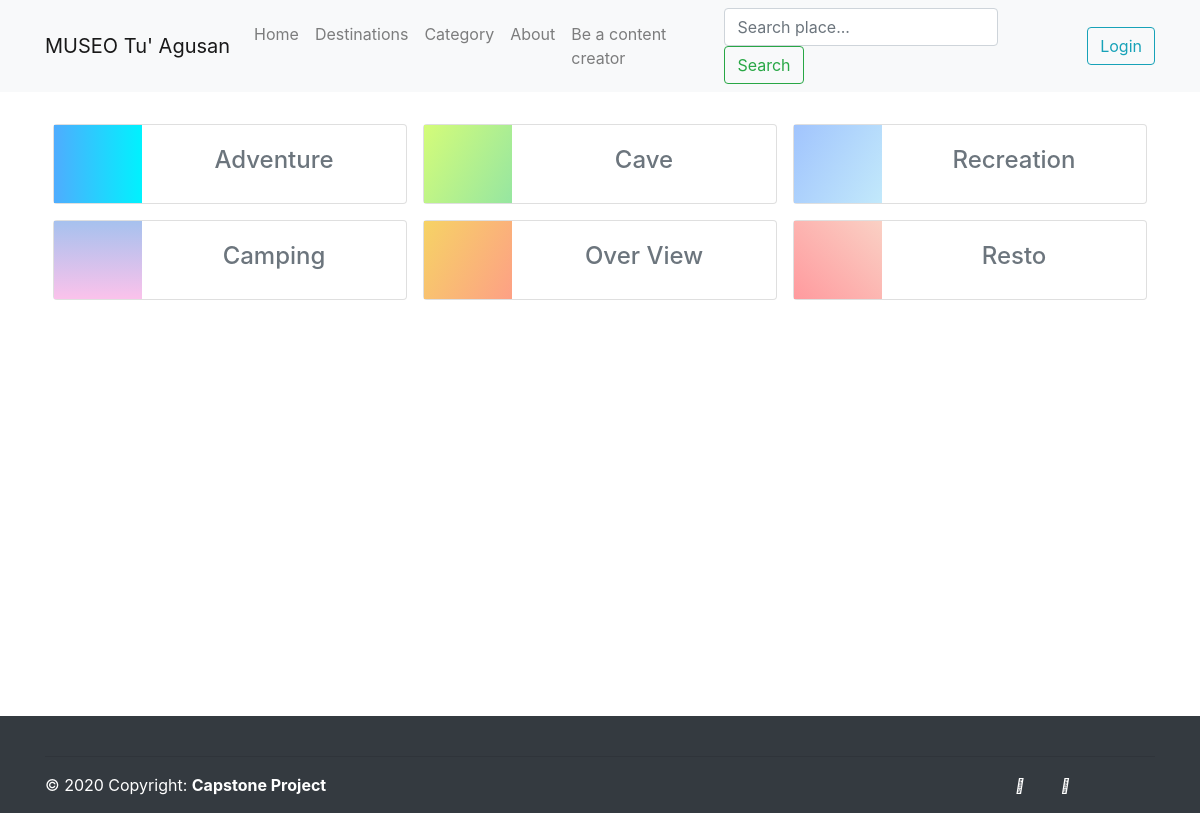
The page /category on the database its author committed.
### home/models.py (models this page shows, shortened)
class Category(models.Model):
    title = models.CharField(max_length=300, null=False, blank=False)
    description = models.TextField()
    date_created = models.DateTimeField(auto_now_add=True)
    bg_css = models.TextField(null=True, blank=True)
    def __str__(self):
        return self.title

### home/views.py (the view)
# urls.py: path('category', category, name="category"),
def category(request):
    categories = Category.objects.all()
    context = {
        'categories':categories
    }
    return render(request, 'home/category.html', context)

### templates/home/category.html (shortened to what this page needs)
{% extends 'home/base.html' %}
{% block content %}
<br>
<div class="row no-gutters">
  {% for category in categories %}
  <div class="col-md-4 p-2" >
    <div class="card d-flex flex-row " style="height:80px">
      <div class="w-25 bg-dark" style="{{category.bg_css}}">
      </div>
      <div class="w-75 d-flex justify-content-center align-items-center" >
          <h4 class="text-muted">{{category}}</h4>
      </div>
    </div>
  </div>
  {% endfor %}
</div>
<br>
<br>
<br>
<br>
<br>
<br>
<br>
<br>
<br>
<br>
<br>
<br>
<br>
<br>
<br>
<br>
<br>
{% endblock %}

### rows shown on the page
Category: title "Adventure"
Category: title "Cave"
Category: title "Recreation"
Category: title "Camping"
Category: title "Over View"
Category: title "Resto"
